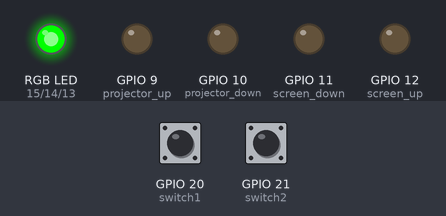
Recording of a program running on a simulated ESP32 board running MicroPython. Shown: an RGB LED mixed from three pins (HIGH = lit), output pins drawn as LEDs (lit = HIGH). Inputs (shaded band) come from the test bench; at power-on: GPIO 20 (switch1) LOW, GPIO 21 (switch2) LOW. Pins used as bus, display or sensor lines are not drawn.

Above: at 2.9 s.
3.0 s: GPIO 20 (switch1) pulled HIGH for 0.15 s
At 3.6 s:
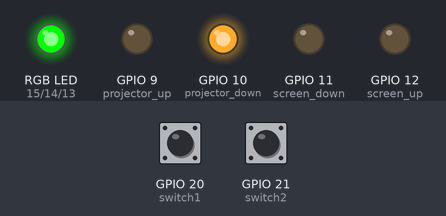
6.1 s: GPIO 21 (switch2) pulled HIGH for 0.15 s
At 8.0 s:
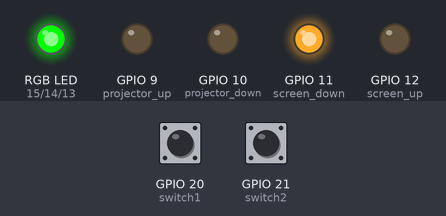
9.2 s: GPIO 20 (switch1) pulled HIGH for 1 s
At 10.2 s:
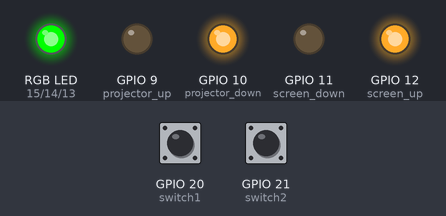
13.2 s: GPIO 20 (switch1) pulled HIGH for 3.2 s
At 17.8 s:
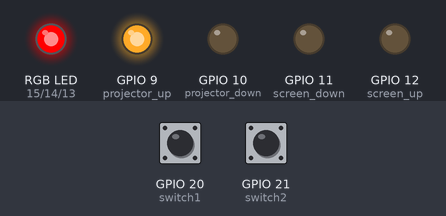
19.4 s: GPIO 21 (switch2) pulled HIGH for 1 s
At 23.1 s:
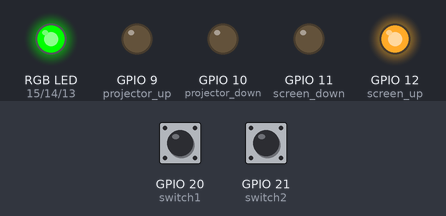
23.4 s: GPIO 20 (switch1) driven HIGH and GPIO 21 (switch2) driven HIGH
At 26.7 s:
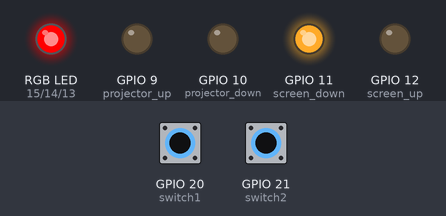
Timing chart, 0 to 30.4 s (numbered marks = the images above; inputs shaded):
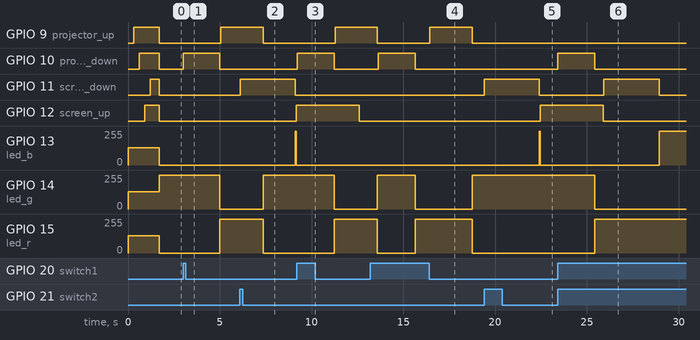

Measured:
- after the input at 3.0 s, GPIO 9 (projector_up): LOW → HIGH after 2.1 s; GPIO 10 (projector_down): LOW → HIGH at once, → LOW 2.0 s later; GPIO 14 (led_g): 255/255 → 0/255 after 2.0 s; GPIO 15 (led_r): 0/255 → 255/255 after 2.0 s
- after the input at 6.1 s, GPIO 11 (screen_down): LOW → HIGH at once, → LOW 3.0 s later; GPIO 12 (screen_up): LOW → HIGH after 3.1 s; GPIO 13 (led_b): 0/255 → 255/255 after 3.0 s, → 0/255 0.05 s later
- after the input at 9.2 s, GPIO 9 (projector_up): LOW → HIGH after 2.1 s; GPIO 10 (projector_down): LOW → HIGH at once, → LOW 2.0 s later; GPIO 14 (led_g): 255/255 → 0/255 after 2.0 s; GPIO 15 (led_r): 0/255 → 255/255 after 2.0 s
- after the input at 13.2 s, GPIO 10 (projector_down): LOW → HIGH after 0.44 s, → LOW 2.0 s later
- after the input at 19.4 s, GPIO 11 (screen_down): LOW → HIGH at once, → LOW 3.0 s later; GPIO 12 (screen_up): LOW → HIGH after 3.1 s; GPIO 13 (led_b): 0/255 → 255/255 after 3.0 s, → 0/255 0.05 s later
- after the input at 23.4 s, GPIO 10 (projector_down): LOW → HIGH at once, → LOW 2.0 s later; GPIO 11 (screen_down): LOW → HIGH after 2.5 s, → LOW 3.0 s later; GPIO 13 (led_b): 0/255 → 255/255 after 5.5 s; GPIO 14 (led_g): 255/255 → 0/255 after 2.0 s; GPIO 15 (led_r): 0/255 → 255/255 after 2.0 s

The program:

main.py
```python
import machine
import time

# Initializing Watchdog timer with a 5-second timeout (5000 ms)
# The Watchdog Timer (WDT) will reset the system if not "fed" within 5 seconds.
wdt = machine.WDT(timeout=5000)

# LEDs initialized with PWM to control brightness
# Using PWM to control LED brightness instead of just ON/OFF
led_r = machine.PWM(machine.Pin(15), freq=1000)  # Red LED on pin 15
led_g = machine.PWM(machine.Pin(14), freq=1000)  # Green LED on pin 14
led_b = machine.PWM(machine.Pin(13), freq=1000)  # Blue LED on pin 13

# Pins for controlling projector and screen movement
# Pins are initialized as output to control relays or motors
projector_power = machine.Pin(8, machine.Pin.OUT)
projector_up = machine.Pin(9, machine.Pin.OUT)
projector_down = machine.Pin(10, machine.Pin.OUT)
screen_up = machine.Pin(12, machine.Pin.OUT)
screen_down = machine.Pin(11, machine.Pin.OUT)

# Initial states for projector and screen
status_pro = "up"  # Projector starts in "up" position
status_scr = "up"  # Screen starts in "up" position

# Movement times (in milliseconds)
# Define how long it takes for projector and screen to move up/down
pro_d = 2000  # Time to move projector down
scr_d = 3000  # Time to move screen down
pro_u = 2300  # Time to move projector up
scr_u = 3400  # Time to move screen up

# Switches to control projector and screen
switch1 = machine.Pin(20, machine.Pin.IN, machine.Pin.PULL_DOWN)  # Switch for projector
switch2 = machine.Pin(21, machine.Pin.IN, machine.Pin.PULL_DOWN)  # Switch for screen

# Debouncing configuration to avoid multiple signals due to mechanical switch bounce
debounce_time = 200  # Time in milliseconds to ignore extra switch presses
last_switch1_time = 0  # Time when switch1 was last pressed
last_switch2_time = 0  # Time when switch2 was last pressed

# Testing the pins by turning them on briefly and then off
# This section ensures all output pins are correctly wired and functioning
projector_power.value(1)
time.sleep(0.3)
projector_up.value(1)
time.sleep(0.3)
projector_down.value(1)
time.sleep(0.3)
screen_up.value(1)
time.sleep(0.3)
screen_down.value(1)
time.sleep(0.5)
# Turning everything off after test
projector_power.value(0)
projector_up.value(0)
projector_down.value(0)
screen_up.value(0)
screen_down.value(0)

# Main loop controlling projector and screen based on switch inputs
while True:
    # Feed the Watchdog Timer in every loop iteration
    # This resets the Watchdog's countdown and prevents a system reset.
    wdt.feed()

    # Get the current time for use in debouncing and time-based logic
    current_time = time.ticks_ms()

    # --- Projector controls ---

    # Checking if switch1 is pressed and the projector is in the "up" state
    # Using debounce logic to avoid multiple signals from one press
    if switch1.value() == 1 and status_pro == "up" and time.ticks_diff(current_time, last_switch1_time) > debounce_time:
        last_switch1_time = current_time  # Update the time for debounce
        start_pro_down = time.ticks_ms()  # Record the start time for the downward movement
        projector_down.value(1)  # Start moving projector down
        projector_power.value(1)  # Turn on projector power
        status_pro = "move down"  # Update status to indicate projector is moving down

    # Stop projector movement after the specified time has passed
    elif status_pro == "move down" and time.ticks_diff(time.ticks_ms(), start_pro_down) >= pro_d:
        projector_down.value(0)  # Stop moving projector down
        status_pro = "down"  # Update status to indicate projector is down

    # Checking if switch1 is released and projector is in the "down" state
    # Using debounce logic to prevent multiple triggers from switch bouncing
    elif switch1.value() == 0 and status_pro == "down" and time.ticks_diff(current_time, last_switch1_time) > debounce_time:
        last_switch1_time = current_time  # Update debounce time
        start_pro_up = time.ticks_ms()  # Record start time for upward movement
        projector_power.value(0)  # Turn off projector power
        projector_up.value(1)  # Start moving projector up
        status_pro = "move up"  # Update status to indicate projector is moving up

    # Stop projector upward movement after the specified time has passed
    elif status_pro == "move up" and time.ticks_diff(time.ticks_ms(), start_pro_up) >= pro_u:
        projector_up.value(0)  # Stop moving projector up
        status_pro = "up"  # Update status to indicate projector is up

    # --- Screen controls ---

    # Checking if switch2 is pressed and the screen is in the "up" state
    # Debouncing to avoid multiple triggers
    if switch2.value() == 1 and status_scr == "up" and time.ticks_diff(current_time, last_switch2_time) > debounce_time:
        last_switch2_time = current_time  # Update debounce time
        start_scr_down = time.ticks_ms()  # Record start time for downward movement
        screen_down.value(1)  # Start moving screen down
        status_scr = "move down"  # Update status to indicate screen is moving down

    # Stop screen downward movement after the specified time has passed
    elif status_scr == "move down" and time.ticks_diff(time.ticks_ms(), start_scr_down) >= scr_d:
        screen_down.value(0)  # Stop moving screen down
        status_scr = "down"  # Update status to indicate screen is down

    # Checking if switch2 is released and screen is in the "down" state
    # Using debounce logic to avoid multiple triggers
    elif switch2.value() == 0 and status_scr == "down" and time.ticks_diff(current_time, last_switch2_time) > debounce_time:
        last_switch2_time = current_time  # Update debounce time
        start_scr_up = time.ticks_ms()  # Record start time for upward movement
        screen_up.value(1)  # Start moving screen up
        status_scr = "move up"  # Update status to indicate screen is moving up

    # Stop screen upward movement after the specified time has passed
    elif status_scr == "move up" and time.ticks_diff(time.ticks_ms(), start_scr_up) >= scr_u:
        screen_up.value(0)  # Stop moving screen up
        status_scr = "up"  # Update status to indicate screen is up

    # --- LED control based on projector status ---

    # Control LEDs based on the status of the projector
    if status_pro == "down":
        led_r.duty(1023)  # Red LED fully on when projector is down
        led_g.duty(0)     # Green LED off
        led_b.duty(0)     # Blue LED off
    elif status_pro == "up":
        led_r.duty(0)     # Red LED off when projector is up
        led_g.duty(1023)  # Green LED fully on when projector is up
        led_b.duty(0)     # Blue LED off

    # --- LED control based on screen status ---

    # Blue LED turns on when the screen is down, off when it's up
    if status_scr == "down":
        led_b.duty(1023)  # Blue LED fully on when screen is down
    else:
        led_b.duty(0)     # Blue LED off when screen is up

    time.sleep(0.05)  # Short delay to reduce CPU usage
```
